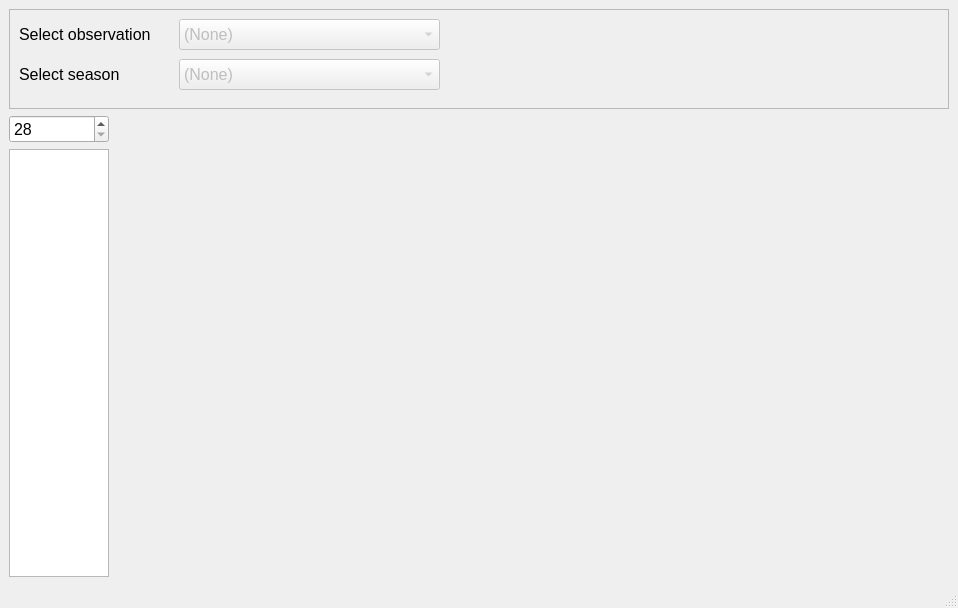
<?xml version="1.0" encoding="UTF-8"?>
<ui version="4.0">
 <class>custom_data_window</class>
 <widget class="QMainWindow" name="custom_data_window">
  <property name="geometry">
   <rect>
    <x>0</x>
    <y>0</y>
    <width>958</width>
    <height>608</height>
   </rect>
  </property>
  <property name="windowTitle">
   <string>Custom data</string>
  </property>
  <widget class="QWidget" name="centralwidget">
   <layout class="QVBoxLayout" name="verticalLayout_2">
    <item>
     <layout class="QVBoxLayout" name="verticalLayout">
      <item>
       <widget class="QFrame" name="frame">
        <property name="minimumSize">
         <size>
          <width>435</width>
          <height>100</height>
         </size>
        </property>
        <property name="maximumSize">
         <size>
          <width>16777215</width>
          <height>100</height>
         </size>
        </property>
        <property name="frameShape">
         <enum>QFrame::StyledPanel</enum>
        </property>
        <property name="frameShadow">
         <enum>QFrame::Raised</enum>
        </property>
        <widget class="QComboBox" name="select_observation_for_anomaly_combo_box">
         <property name="enabled">
          <bool>false</bool>
         </property>
         <property name="geometry">
          <rect>
           <x>170</x>
           <y>10</y>
           <width>261</width>
           <height>31</height>
          </rect>
         </property>
         <property name="font">
          <font>
           <pointsize>12</pointsize>
          </font>
         </property>
         <item>
          <property name="text">
           <string>(None)</string>
          </property>
         </item>
        </widget>
        <widget class="QLabel" name="select_period_type_label_2">
         <property name="geometry">
          <rect>
           <x>10</x>
           <y>10</y>
           <width>141</width>
           <height>31</height>
          </rect>
         </property>
         <property name="font">
          <font>
           <pointsize>12</pointsize>
          </font>
         </property>
         <property name="text">
          <string>Select observation</string>
         </property>
        </widget>
        <widget class="QComboBox" name="select_period_type_combo_box">
         <property name="enabled">
          <bool>false</bool>
         </property>
         <property name="geometry">
          <rect>
           <x>170</x>
           <y>50</y>
           <width>261</width>
           <height>31</height>
          </rect>
         </property>
         <property name="font">
          <font>
           <pointsize>12</pointsize>
          </font>
         </property>
         <item>
          <property name="text">
           <string>(None)</string>
          </property>
         </item>
         <item>
          <property name="text">
           <string>Winter</string>
          </property>
         </item>
         <item>
          <property name="text">
           <string>Spring</string>
          </property>
         </item>
         <item>
          <property name="text">
           <string>Summer</string>
          </property>
         </item>
         <item>
          <property name="text">
           <string>Fall</string>
          </property>
         </item>
        </widget>
        <widget class="QLabel" name="select_period_type_label">
         <property name="geometry">
          <rect>
           <x>10</x>
           <y>50</y>
           <width>141</width>
           <height>31</height>
          </rect>
         </property>
         <property name="font">
          <font>
           <pointsize>12</pointsize>
          </font>
         </property>
         <property name="text">
          <string>Select season</string>
         </property>
        </widget>
       </widget>
      </item>
      <item>
       <layout class="QHBoxLayout" name="horizontalLayout">
        <item>
         <layout class="QVBoxLayout" name="verticalLayout_3">
          <item>
           <widget class="QDoubleSpinBox" name="doubleSpinBox">
            <property name="sizePolicy">
             <sizepolicy hsizetype="Minimum" vsizetype="Fixed">
              <horstretch>100</horstretch>
              <verstretch>0</verstretch>
             </sizepolicy>
            </property>
            <property name="maximumSize">
             <size>
              <width>100</width>
              <height>16777215</height>
             </size>
            </property>
            <property name="font">
             <font>
              <pointsize>12</pointsize>
             </font>
            </property>
            <property name="decimals">
             <number>0</number>
            </property>
            <property name="minimum">
             <double>28.000000000000000</double>
            </property>
            <property name="maximum">
             <double>31.000000000000000</double>
            </property>
           </widget>
          </item>
          <item>
           <widget class="QListWidget" name="listWidget">
            <property name="maximumSize">
             <size>
              <width>100</width>
              <height>16777215</height>
             </size>
            </property>
           </widget>
          </item>
         </layout>
        </item>
        <item>
         <layout class="QVBoxLayout" name="verticalLayout_5">
          <item>
           <widget class="QWidget" name="widget" native="true">
            <property name="minimumSize">
             <size>
              <width>300</width>
              <height>0</height>
             </size>
            </property>
            <property name="maximumSize">
             <size>
              <width>16777215</width>
              <height>0</height>
             </size>
            </property>
           </widget>
          </item>
          <item>
           <layout class="QVBoxLayout" name="diagram_vertical_layout"/>
          </item>
         </layout>
        </item>
       </layout>
      </item>
     </layout>
    </item>
   </layout>
  </widget>
  <widget class="QStatusBar" name="statusbar"/>
 </widget>
 <resources/>
 <connections/>
</ui>
